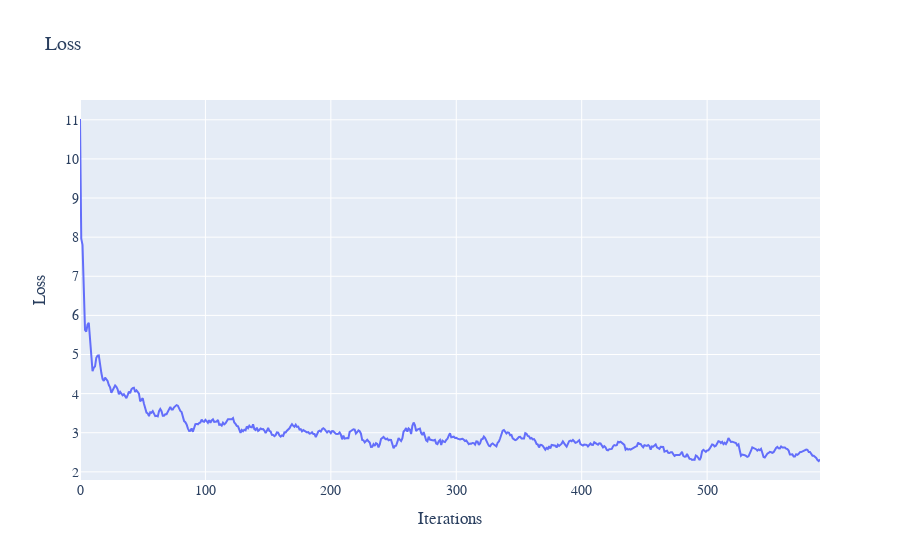

Write notebook code for a chart like this one.
### Code cell
eq = LQG()
model = MODEL_CONFIG = {
    "hidden_dim": 64,
    "learning_rate": 1e-3,
    "loss_weights": (1, 8),
    "sampling_method": "uniform",
    "lr_decay": 0.98,
    "network_type": "RES",
    "optimiser": "Adam",
    "method": "Galerkin"
}
solver = DeepPDESolver(model, eq)
losses = list(solver.train(600))
plot_losses(losses)

### Figure 1 — Plotly figure (JSON) as saved in the notebook; plotly's stock layout.template omitted (floating-point values rounded to 4 significant figures; data arrays with more than 128 entries replaced by an {"elided": "..."} marker saying what was removed)
{"data": [{"mode": "lines", "name": "Error at x=0.1", "type": "scatter", "x": {"elided": "591 int values"}, "xaxis": "x", "y": {"elided": "591 float values"}, "yaxis": "y"}], "layout": {"font": {"family": "Courier New, monospace", "size": 14}, "title": {"text": "Loss"}, "xaxis": {"anchor": "y", "domain": [0, 1], "title": {"text": "Iterations"}}, "yaxis": {"anchor": "x", "domain": [0, 1], "title": {"text": "Loss"}}}}
